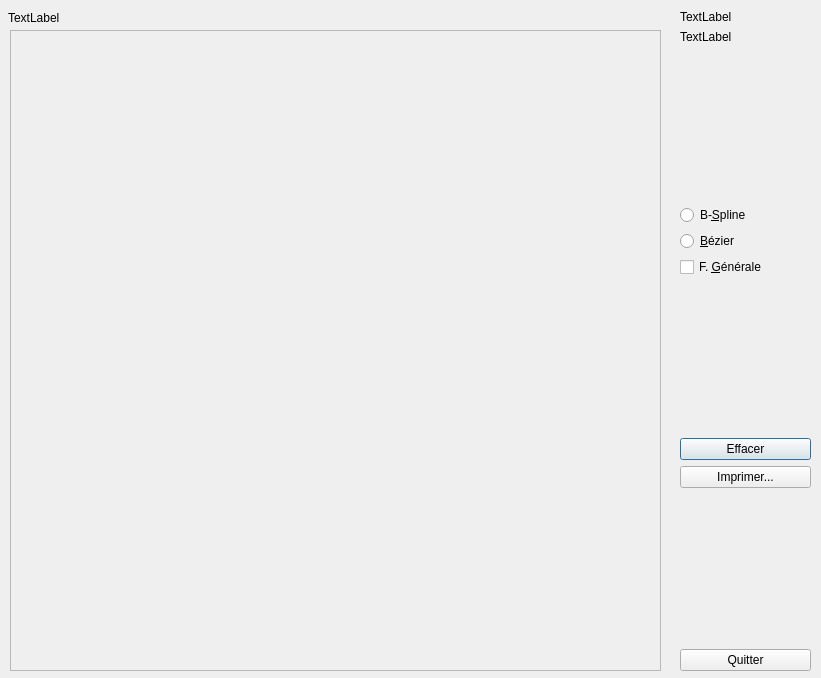
<?xml version="1.0" encoding="UTF-8"?>
<ui version="4.0">
 <class>CVue</class>
 <widget class="QDialog" name="CVue">
  <property name="geometry">
   <rect>
    <x>0</x>
    <y>0</y>
    <width>821</width>
    <height>678</height>
   </rect>
  </property>
  <property name="windowTitle">
   <string>Dialog</string>
  </property>
  <widget class="QWidget" name="verticalLayoutWidget">
   <property name="geometry">
    <rect>
     <x>680</x>
     <y>10</y>
     <width>131</width>
     <height>661</height>
    </rect>
   </property>
   <layout class="QVBoxLayout" name="verticalLayout">
    <item>
     <widget class="QLabel" name="labPos">
      <property name="text">
       <string>TextLabel</string>
      </property>
     </widget>
    </item>
    <item>
     <widget class="QLabel" name="labPoints">
      <property name="text">
       <string>TextLabel</string>
      </property>
     </widget>
    </item>
    <item>
     <spacer name="verticalSpacer_3">
      <property name="orientation">
       <enum>Qt::Vertical</enum>
      </property>
      <property name="sizeHint" stdset="0">
       <size>
        <width>20</width>
        <height>40</height>
       </size>
      </property>
     </spacer>
    </item>
    <item>
     <widget class="QRadioButton" name="rbuBSpline">
      <property name="text">
       <string>B-&amp;Spline</string>
      </property>
     </widget>
    </item>
    <item>
     <widget class="QRadioButton" name="rbuBezier">
      <property name="text">
       <string>&amp;Bézier</string>
      </property>
     </widget>
    </item>
    <item>
     <widget class="QCheckBox" name="chkFormGen">
      <property name="text">
       <string>F. &amp;Générale</string>
      </property>
     </widget>
    </item>
    <item>
     <spacer name="verticalSpacer_2">
      <property name="orientation">
       <enum>Qt::Vertical</enum>
      </property>
      <property name="sizeHint" stdset="0">
       <size>
        <width>20</width>
        <height>40</height>
       </size>
      </property>
     </spacer>
    </item>
    <item>
     <widget class="QPushButton" name="pbuEffacer">
      <property name="text">
       <string>Effacer</string>
      </property>
     </widget>
    </item>
    <item>
     <widget class="QPushButton" name="pbuImprimer">
      <property name="text">
       <string>Imprimer...</string>
      </property>
     </widget>
    </item>
    <item>
     <spacer name="verticalSpacer">
      <property name="orientation">
       <enum>Qt::Vertical</enum>
      </property>
      <property name="sizeHint" stdset="0">
       <size>
        <width>20</width>
        <height>40</height>
       </size>
      </property>
     </spacer>
    </item>
    <item>
     <widget class="QPushButton" name="pbuQuitter">
      <property name="text">
       <string>Quitter</string>
      </property>
     </widget>
    </item>
   </layout>
  </widget>
  <widget class="QFrame" name="frame">
   <property name="geometry">
    <rect>
     <x>10</x>
     <y>30</y>
     <width>651</width>
     <height>641</height>
    </rect>
   </property>
   <property name="frameShape">
    <enum>QFrame::StyledPanel</enum>
   </property>
   <property name="frameShadow">
    <enum>QFrame::Raised</enum>
   </property>
  </widget>
  <widget class="QLabel" name="labCourbe">
   <property name="geometry">
    <rect>
     <x>8</x>
     <y>10</y>
     <width>651</width>
     <height>16</height>
    </rect>
   </property>
   <property name="text">
    <string>TextLabel</string>
   </property>
  </widget>
 </widget>
 <resources/>
 <connections>
  <connection>
   <sender>pbuQuitter</sender>
   <signal>clicked()</signal>
   <receiver>CVue</receiver>
   <slot>close()</slot>
   <hints>
    <hint type="sourcelabel">
     <x>745</x>
     <y>657</y>
    </hint>
    <hint type="destinationlabel">
     <x>410</x>
     <y>338</y>
    </hint>
   </hints>
  </connection>
 </connections>
</ui>
